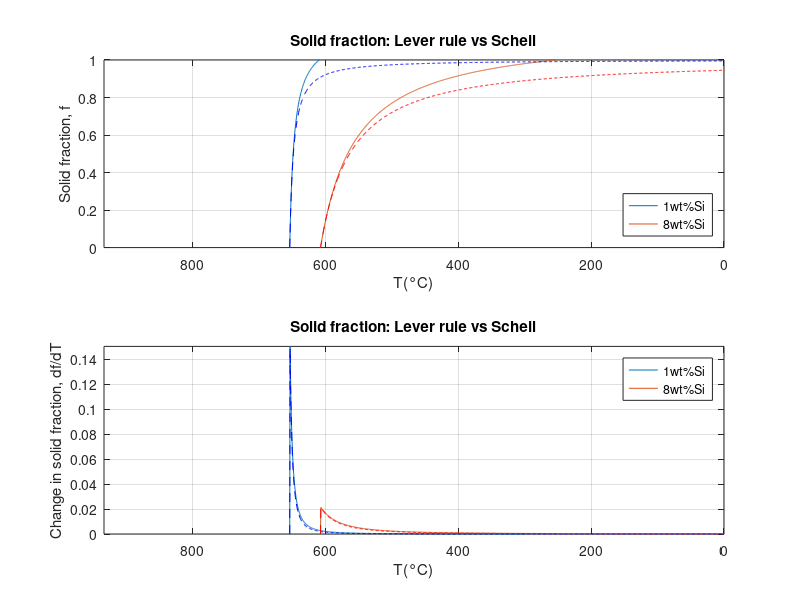

The MATLAB script that drew this image:
%Prosjekt 3 - Eirik Andre Nordbø, Tobias Mohn Werner
%

clear all
clc
close all
%---------------------------Constants----------------------------------
c.Tf = 660.4+273;   %[K]        Melting point of pure Al
c.Te = 577+273;     %[K]        Eutectic point Al-Si system
c.Ce = 12.6;        %[wt%]      Eutectic comp. Al-Si system
c.Cs = 1.8;         %[wt%]      Max solubility of Si in Al(s) Al-Si system
c.k = 0.13;         %           Partition coefficient (=Cl/Cs)
c.pc = 2.58*10^6;   %[J/K*m^3]  Volume heat capacity
c.dHf =9.5*10^8;    %[J/m^3]    Latent heat of fusion
c.ks = 95;           %[W/K*m]    Thermal conductivity (solid)
c.m=(c.Tf-c.Te)/c.Ce; %[K/wt%]
%----------------------------------------------------------------------

%---------------------Assumptions for comparison-----------------------
C0_1=1; %[wt%Si]
C0_2=8; %[wt%Si]

TL(1)=c.Tf -c.m*C0_1;
TL(2)=c.Tf -c.m*C0_2;
%----------------------------------------------------------------------

%--------------Lever rule equilibrium fraction solid ------------------
fs_eq=@(T,TL) (1/(1-c.k))*((TL-T)/(c.Tf-T));
dfs_eq=@(T,TL) (1/(c.k-1))*((TL-c.Tf)/(c.Tf-T)^2);
%----------------------------------------------------------------------

%c)
dT=0.5; %Temperature step
%initial values
T(1,1)=TL(1);
T(1,2)=TL(2);
fs(1,1)=0; 
dfs(1,1)=0; %df/dT
fs(1,2)=0;
dfs(1,2)=0;
j=1;
while (fs(j,1)<1) || (fs(j,2)<1)
    T(j+1,1)=T(j,1)-dT;
    T(j+1,2)=T(j,2)-dT;
    fs(j+1,1)=fs_eq(T(j+1,1),TL(1));
    dfs(j+1,1)=dfs_eq(T(j+1,1),TL(1));
    fs(j+1,2)=fs_eq(T(j+1,2),TL(2));
    dfs(j+1,2)=dfs_eq(T(j+1,2),TL(2));
    j=j+1;
end

%-----------------------Eutectic fraction------------------------------
fe_eq=@(TL) 1-(1/(1-c.k))*((TL-c.Te)/(c.Tf-c.Te));
%----------------------------------------------------------------------

figure
subplot(2,1,1)

for i=1:length(TL)
    plot(T(:,i)-273,fs(:,i))
    hold on
end
%Creating the perfect plot------------------------------------------
axis([0 c.Tf 0 1]);
set(gca,'xdir','reverse');
title('Solid fraction: Lever rule vs Scheil')
fe1=fe_eq(TL(1));
fe2=fe_eq(TL(2));
if fe1<0
    fe1=0;
elseif fe2<0
    fe2=0;
end
strstart1=['Lever rule, ',num2str(C0_1)];
strend1=['wt%Si f_e = ', num2str(fe1,'%.3f')];
strstart2=['Lever rule, ',num2str(C0_2)];
strend2=['wt%Si f_e = ', num2str(fe2,'%.3f')];
str1=strcat(strstart1,strend1);
str2=strcat(strstart2,strend2);
legend(str1,str2,'Location','southeast')
%---------------------------------------------------------------------
grid
xlabel('T(°C)')
ylabel('Solid fraction, f');

subplot(2,1,2)
for i=1:length(TL)
    plot(T(:,i)-273,dfs(:,i))
    hold on
end
axis([0 c.Tf -inf inf]);
set(gca,'xdir','reverse');
title('Solid fraction: Lever rule vs Scheil')
grid
xlabel('T(°C)')
ylabel('Change in solid fraction, df/dT');


% oppgave 1d
fs_star_eq=@(T,TL) 1-((c.Tf-T)/(c.Tf-TL))^(1/(c.k-1));
clear T 
T(1,1)=TL(1);
T(1,2)=TL(2);

fs_star(1,2)=0;
fs_star(1,1)=0;
j=1;
while T(j,1)>273 || T(j,2)>273
    T(j+1,1)=T(j,1)-dT;
    T(j+1,2)=T(j,2)-dT;
    fs_star(j+1,1)=fs_star_eq(T(j+1,1),TL(1));
    fs_star(j+1,2)=fs_star_eq(T(j+1,2),TL(2));
    j=j+1;
end

figure(1)
subplot(2,1,1)
plot(T(:,1)-273,fs_star(:,1),'--b',T(:,2)-273,fs_star(:,2),'--r')
legend('1wt%Si','8wt%Si')


clear T 
T(1,1)=TL(1);
T(1,2)=TL(2);
dfs_star_eq = @(T,TL) (1)/(c.k-1)*((1)/(c.Tf-TL))^((1)/(c.k-1))*(c.Tf-T)^((2-c.k)/(c.k-1));

j=1;
while T(j,1)>273 || T(j,2)>273
    T(j+1,1)=T(j,1)-dT;
    T(j+1,2)=T(j,2)-dT;
    dfs_star(j+1,1)=dfs_star_eq(T(j+1,1),TL(1));
    dfs_star(j+1,2)=dfs_star_eq(T(j+1,2),TL(2));
    j=j+1;
end
figure(1)
subplot(2,1,2)
plot(T(:,1)-273,-dfs_star(:,1),'--b',T(:,2)-273,-dfs_star(:,2),'--r')
legend('1wt%Si','8wt%Si')

